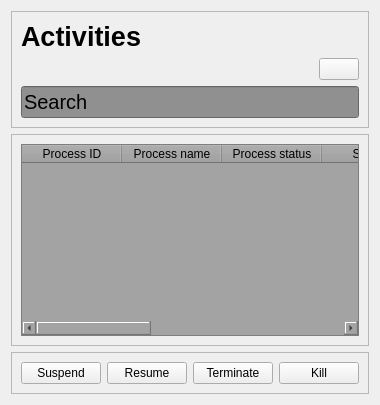
            <widget class="QWidget" name="activities">
             <layout class="QVBoxLayout" name="verticalLayout_5">
              <item>
               <widget class="QFrame" name="frame_5">
                <property name="sizePolicy">
                 <sizepolicy hsizetype="Minimum" vsizetype="Minimum">
                  <horstretch>0</horstretch>
                  <verstretch>0</verstretch>
                 </sizepolicy>
                </property>
                <property name="frameShape">
                 <enum>QFrame::StyledPanel</enum>
                </property>
                <property name="frameShadow">
                 <enum>QFrame::Raised</enum>
                </property>
                <layout class="QVBoxLayout" name="verticalLayout_6">
                 <item>
                  <widget class="QLabel" name="label_32">
                   <property name="font">
                    <font>
                     <pointsize>20</pointsize>
                     <weight>75</weight>
                     <bold>true</bold>
                    </font>
                   </property>
                   <property name="text">
                    <string>Activities</string>
                   </property>
                  </widget>
                 </item>
                 <item alignment="Qt::AlignRight">
                  <widget class="QPushButton" name="pushButton_3">
                   <property name="sizePolicy">
                    <sizepolicy hsizetype="Preferred" vsizetype="Fixed">
                     <horstretch>0</horstretch>
                     <verstretch>0</verstretch>
                    </sizepolicy>
                   </property>
                   <property name="text">
                    <string/>
                   </property>
                   <property name="icon">
                    <iconset resource="icons/icons.qrc">
                     <normaloff>:/image/icons8-search-more-60.png</normaloff>:/image/icons8-search-more-60.png</iconset>
                   </property>
                   <property name="iconSize">
                    <size>
                     <width>40</width>
                     <height>40</height>
                    </size>
                   </property>
                  </widget>
                 </item>
                 <item>
                  <widget class="QLineEdit" name="lineEdit">
                   <property name="sizePolicy">
                    <sizepolicy hsizetype="Preferred" vsizetype="Preferred">
                     <horstretch>0</horstretch>
                     <verstretch>0</verstretch>
                    </sizepolicy>
                   </property>
                   <property name="font">
                    <font>
                     <pointsize>15</pointsize>
                    </font>
                   </property>
                   <property name="styleSheet">
                    <string notr="true">background-color: rgb(144, 144, 144);</string>
                   </property>
                   <property name="text">
                    <string>Search</string>
                   </property>
                  </widget>
                 </item>
                </layout>
               </widget>
              </item>
              <item>
               <widget class="QFrame" name="frame_6">
                <property name="sizePolicy">
                 <sizepolicy hsizetype="Preferred" vsizetype="Expanding">
                  <horstretch>0</horstretch>
                  <verstretch>0</verstretch>
                 </sizepolicy>
                </property>
                <property name="frameShape">
                 <enum>QFrame::StyledPanel</enum>
                </property>
                <property name="frameShadow">
                 <enum>QFrame::Raised</enum>
                </property>
                <layout class="QVBoxLayout" name="verticalLayout_7">
                 <item>
                  <widget class="QTableWidget" name="tableWidget">
                   <property name="styleSheet">
                    <string notr="true">background-color: rgb(163, 163, 163);</string>
                   </property>
                   <column>
                    <property name="text">
                     <string>Process ID</string>
                    </property>
                   </column>
                   <column>
                    <property name="text">
                     <string>Process name</string>
                    </property>
                   </column>
                   <column>
                    <property name="text">
                     <string>Process status</string>
                    </property>
                   </column>
                   <column>
                    <property name="text">
                     <string>Started</string>
                    </property>
                   </column>
                   <column>
                    <property name="text">
                     <string>New Column</string>
                    </property>
                   </column>
                   <column>
                    <property name="text">
                     <string>Suspend</string>
                    </property>
                   </column>
                   <column>
                    <property name="text">
                     <string>Resume</string>
                    </property>
                   </column>
                   <column>
                    <property name="text">
                     <string>Kill</string>
                    </property>
                   </column>
                  </widget>
                 </item>
                </layout>
               </widget>
              </item>
              <item alignment="Qt::AlignBottom">
               <widget class="QFrame" name="frame_7">
                <property name="frameShape">
                 <enum>QFrame::StyledPanel</enum>
                </property>
                <property name="frameShadow">
                 <enum>QFrame::Raised</enum>
                </property>
                <layout class="QHBoxLayout" name="horizontalLayout_10">
                 <item>
                  <widget class="QPushButton" name="pushButton_4">
                   <property name="text">
                    <string>Suspend</string>
                   </property>
                  </widget>
                 </item>
                 <item>
                  <widget class="QPushButton" name="pushButton_5">
                   <property name="text">
                    <string>Resume</string>
                   </property>
                  </widget>
                 </item>
                 <item>
                  <widget class="QPushButton" name="pushButton_6">
                   <property name="text">
                    <string>Terminate</string>
                   </property>
                  </widget>
                 </item>
                 <item>
                  <widget class="QPushButton" name="pushButton_7">
                   <property name="text">
                    <string>Kill</string>
                   </property>
                  </widget>
                 </item>
                </layout>
               </widget>
              </item>
             </layout>
            </widget>
